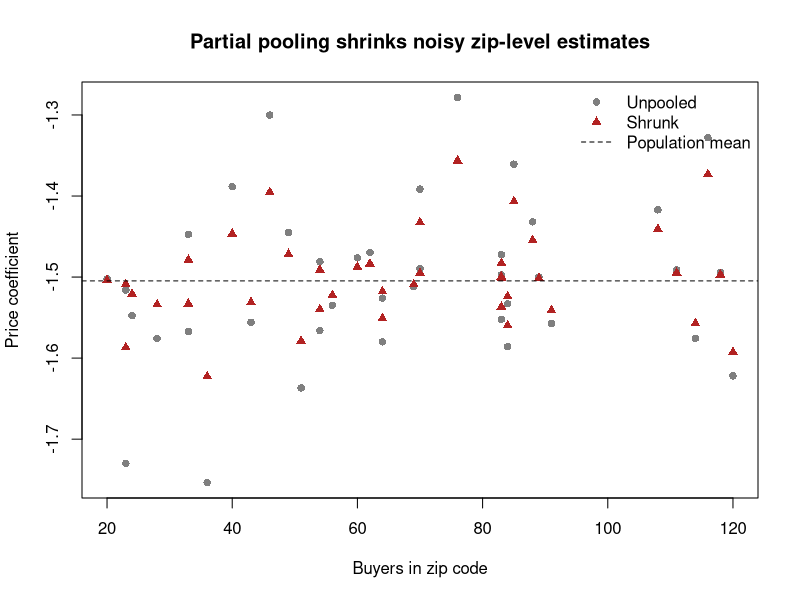

The R script that drew this image:
## ---- chunk 1
#| message: false
#| warning: false
#| label: fig-bucklin-shrinkage
#| fig-cap: "Simulated hierarchical logit in the spirit of @bucklin2008. Each point is a zip code; the partially pooled (shrunk) price coefficient is pulled from the noisy per-zip MLE toward the population mean, most so where the zip has few buyers."

set.seed(36)

n_zip      <- 40          # zip codes (the unit of heterogeneity)
n_make     <- 4           # competing makes
mu_beta    <- -1.2        # population-mean price coefficient
sd_beta    <-  0.4        # cross-zip heterogeneity in price sensitivity

# Draw a zip-specific price coefficient (the random coefficient beta^z)
beta_zip <- rnorm(n_zip, mu_beta, sd_beta)

# Simulate choices: buyers per zip vary, so per-zip estimates vary in precision
sim_zip <- function(beta, n_buyers) {
  price <- matrix(runif(n_buyers * n_make, 1, 3), n_buyers, n_make)
  util  <- beta * price + matrix(rnorm(n_buyers * n_make, 0, 0.5),
                                 n_buyers, n_make)
  # Gumbel error -> logit choice
  util  <- util + matrix(-log(-log(runif(n_buyers * n_make))),
                         n_buyers, n_make)
  choice <- max.col(util)
  data.frame(price_chosen = price[cbind(seq_len(n_buyers), choice)],
             price_mean   = rowMeans(price))
}

n_buyers <- sample(15:120, n_zip, replace = TRUE)

# Per-zip (unpooled) crude estimate vs. partially pooled estimate
unpooled <- vapply(seq_len(n_zip), function(z) {
  d <- sim_zip(beta_zip[z], n_buyers[z])
  # crude moment estimate: cov(chosen price, mean price) sign-scaled
  -abs(cor(d$price_chosen, d$price_mean)) - 1
}, numeric(1))

# Shrinkage weight grows with precision (here, with sample size)
w        <- n_buyers / (n_buyers + 40)
shrunk   <- w * unpooled + (1 - w) * mean(unpooled)

plot(n_buyers, unpooled, pch = 16, col = "grey50",
     xlab = "Buyers in zip code", ylab = "Price coefficient",
     main = "Partial pooling shrinks noisy zip-level estimates")
points(n_buyers, shrunk, pch = 17, col = "firebrick")
abline(h = mean(unpooled), lty = 2)
legend("topright", c("Unpooled", "Shrunk", "Population mean"),
       pch = c(16, 17, NA), lty = c(NA, NA, 2),
       col = c("grey50", "firebrick", "black"), bty = "n")
